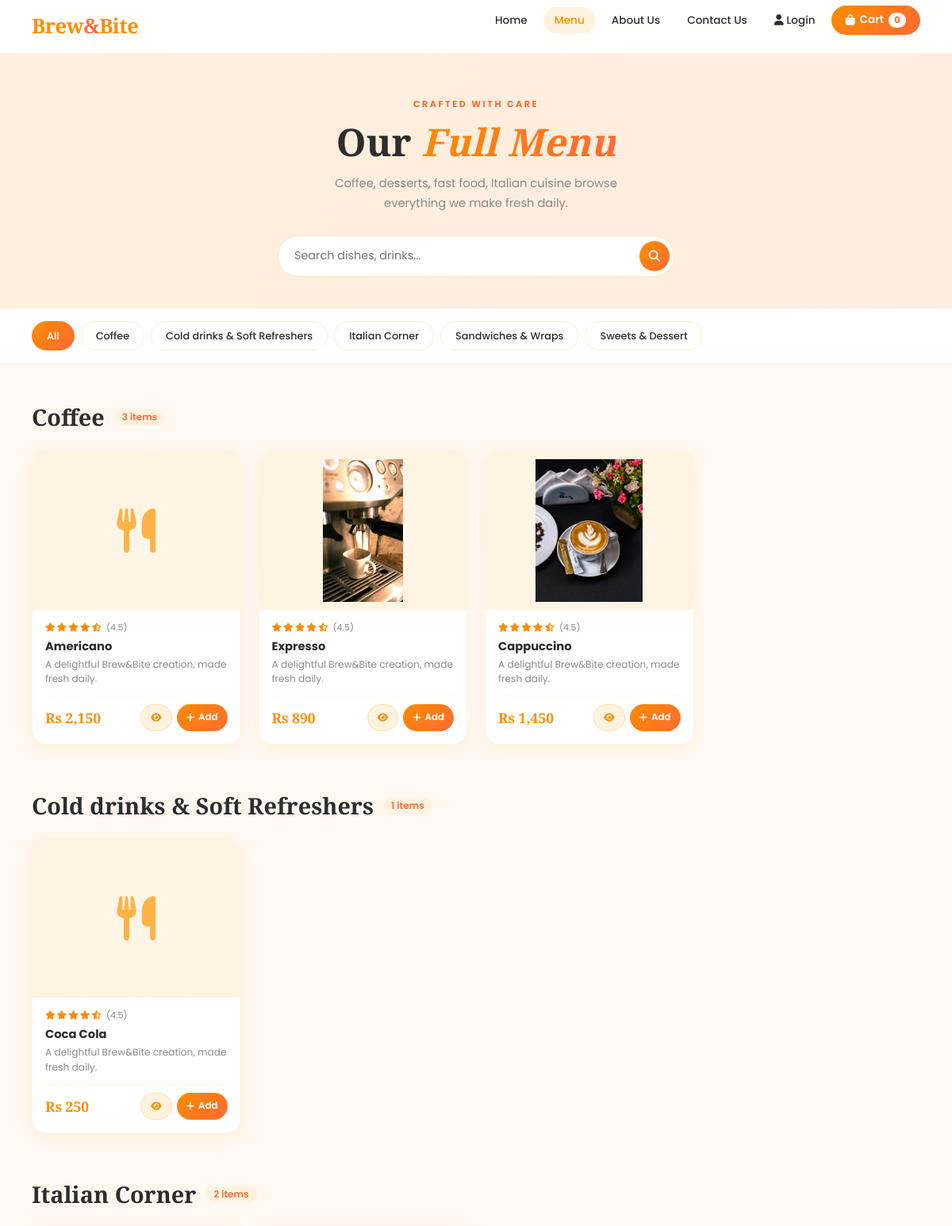
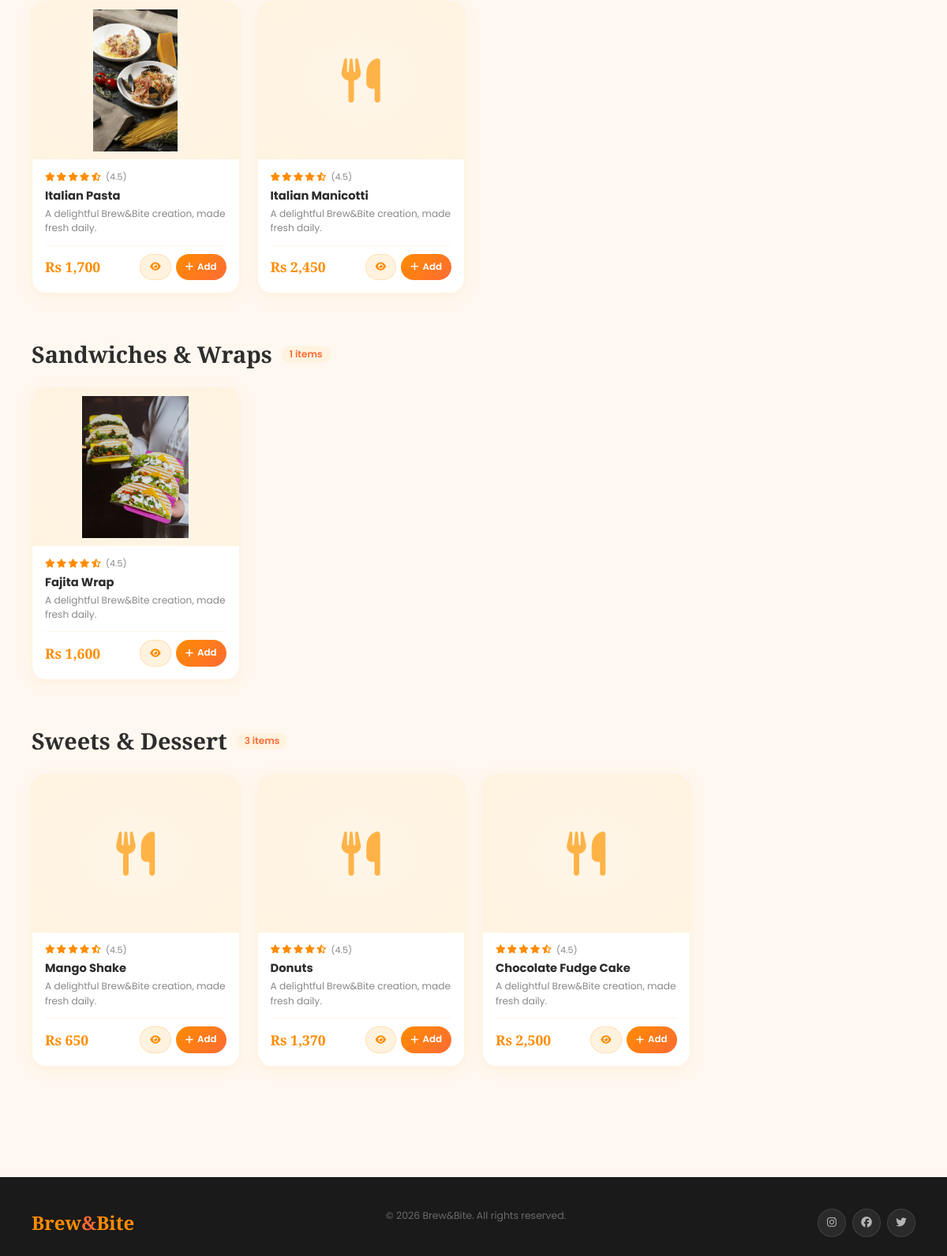
Page /Menu.php on the committed database (2 pictures, top to bottom).
### tables this page shows
CREATE TABLE `products` (
  `id` int(11) NOT NULL,
  `item_name` varchar(255) NOT NULL,
  `price` decimal(10,2) NOT NULL,
  `category` varchar(100) NOT NULL,
  `status` varchar(50) NOT NULL,
  `stock` int(11) NOT NULL,
  `image` varchar(255) NOT NULL
);

### Menu.php (the view, shortened to what this page needs)
<?php
include('connection.php');
$cart_count = array_sum($_SESSION['cart'] ?? []);
$categories = [];
$cat_result = mysqli_query($conn, "SELECT DISTINCT category FROM products WHERE status='available' ORDER BY category");
while ($cat = mysqli_fetch_assoc($cat_result)) {
    $categories[] = $cat['category'];
}
$search = isset($_GET['search']) ? trim($_GET['search']) : '';
$active_cat = isset($_GET['category']) ? trim($_GET['category']) : '';
?>
<!DOCTYPE html>
<html lang="en">
<head>
    <link href="https://cdn.jsdelivr.net/npm/bootstrap@5.3.0/dist/css/bootstrap.min.css" rel="stylesheet">
    <link rel="stylesheet" href="https://cdnjs.cloudflare.com/ajax/libs/font-awesome/6.5.0/css/all.min.css">
</head>
<body>
<nav class="navbar-bb" id="mainNav">
    <a class="nav-brand" href="index.php">Brew<span>&</span>Bite</a>
    <ul class="nav-links" id="navLinks">
        <li><a href="index.php">Home</a></li>
        <li><a href="Menu.php" class="active">Menu</a></li>
        <li><a href="AboutUs.php">About Us</a></li>
        <li><a href="ContactUs.php">Contact Us</a></li>
        <?php if(isset($_SESSION['user_id'])): ?>
            <li><a href="Dashboard.php"><i class="fas fa-user-circle"></i> <?php echo htmlspecialchars($_SESSION['user_name']); ?></a></li>
            <li><a href="logout.php"><i class="fas fa-sign-out-alt"></i> Logout</a></li>
        <?php else: ?>
            <li><a href="Login.php"><i class="fas fa-user"></i> Login</a></li>
        <?php endif; ?>
        <li>
            <a href="Cart.php" class="cart-link">
                <i class="fas fa-shopping-bag"></i>
                Cart <span class="cart-badge"><?php echo $cart_count; ?></span>
            </a>
        </li>
    </ul>
</nav>
<div class="menu-header">
    <span class="eyebrow">Crafted with care</span>
    <h1>Our <em>Full Menu</em></h1>
    <p>Coffee, desserts, fast food, Italian cuisine browse everything we make fresh daily.</p>
    <div class="search-wrap">
        <form method="GET" action="Menu.php">
            <input type="text" name="search" placeholder="Search dishes, drinks..." value="<?php echo htmlspecialchars($search); ?>">
            <button type="submit" aria-label="Search"><i class="fas fa-search"></i></button>
        </form>
    </div>
</div>
<div class="filter-bar">
    <div class="filter-inner">
        <a href="Menu.php" class="filter-btn <?php echo $active_cat === '' && $search === '' ? 'active' : ''; ?>">All</a>
        <?php foreach($categories as $cat): ?>
            <a href="Menu.php?category=<?php echo urlencode($cat); ?>"
               class="filter-btn <?php echo $active_cat === $cat ? 'active' : ''; ?>">
                <?php echo htmlspecialchars($cat); ?>
            </a>
        <?php endforeach; ?>
    </div>
</div>
<div class="menu-body">
<?php
if ($search !== '') {
    $like = '%' . mysqli_real_escape_string($conn, $search) . '%';
    $result = mysqli_query($conn,
        "SELECT * FROM products WHERE status='available'
         AND (item_name LIKE '$like' OR category LIKE '$like')
         ORDER BY category, id DESC"
    );
    $search_results = [];
    if ($result) {
        while ($row = mysqli_fetch_assoc($result)) $search_results[] = $row;
    }
    if (empty($search_results)) {
        echo '<div class="no-results">
            <i class="fas fa-search-minus"></i>
            <h3>No results for "' . htmlspecialchars($search) . '"</h3>
            <p>Try a different keyword or browse by category.</p>
        </div>';
    } else {
        echo '<div class="cat-section reveal">';
        echo '<h2 class="cat-title">Search Results <span class="cat-count">' . count($search_results) . ' items</span></h2>';
        echo '<div class="product-grid">';
        foreach ($search_results as $row) render_product_card($row);
        echo '</div></div>';
        $found_anything = true;
    }
} else {
    $cats_to_show = $active_cat !== '' ? [$active_cat] : $categories;
    foreach ($cats_to_show as $catName) {
        $safe = mysqli_real_escape_string($conn, $catName);
        $products = mysqli_query($conn,
            "SELECT * FROM products WHERE category='$safe' AND status='available' ORDER BY id DESC"
        );
        $rows = [];
        if ($products) {
            while ($r = mysqli_fetch_assoc($products)) $rows[] = $r;
        }
        echo '<div class="cat-section reveal">';
        echo '<h2 class="cat-title">' . htmlspecialchars($catName) . ' <span class="cat-count">' . count($rows) . ' items</span></h2>';
        echo '<div class="product-grid">';
        foreach ($rows as $row) render_product_card($row);
        echo '</div></div>';
    }
}
function render_product_card($row) {
    $name  = htmlspecialchars($row['item_name']);
    $price = number_format($row['price']);
    $id    = (int)$row['id'];
    $image = htmlspecialchars($row['image']);
    $desc  = (isset($row['description']) && $row['description'] !== '')
        ? htmlspecialchars($row['description'])
        : 'A delightful Brew&amp;Bite creation, made fresh daily.';
    echo '
    <div class="product-card">
        <div class="product-card-img">
            <img src="images/' . $image . '" alt="' . $name . '" loading="lazy"
                 onerror="this.style.display=\'none\'; this.nextElementSibling.style.display=\'flex\';">
            <div class="img-placeholder" style="display:none;"><i class="fas fa-utensils"></i></div>
        </div>
        <div class="product-body">
            <div class="product-stars">
                <i class="fas fa-star"></i><i class="fas fa-star"></i><i class="fas fa-star"></i>
                <i class="fas fa-star"></i><i class="fas fa-star-half-alt"></i>
                <span>(4.5)</span>
            </div>
            <div class="product-name">' . $name . '</div>
            <div class="product-desc">' . $desc . '</div>
            <div class="product-footer">
                <div class="product-price">Rs ' . $price . '</div>
                <div class="btn-group-card">
                    <a href="product_details.php?id=' . $id . '" class="view-btn"><i class="fas fa-eye"></i></a>
                    <a href="add_to_cart.php?id=' . $id . '" class="cart-btn"><i class="fas fa-plus"></i> Add</a>
                </div>
            </div>
        </div>
    </div>';
}
?>
</div>
<footer>
    <div class="footer-bottom-simple">
        <span class="footer-brand">Brew<span>&</span>Bite</span>
        <p>&copy; 2026 Brew&amp;Bite. All rights reserved.</p>
        <div class="footer-socials">
            <a href="#" class="social-link"><i class="fab fa-instagram"></i></a>
            <a href="#" class="social-link"><i class="fab fa-facebook"></i></a>
            <a href="#" class="social-link"><i class="fab fa-twitter"></i></a>
        </div>
    </div>
</footer>
</body>
</html>

### rows in the picture
products: item_name "Americano", price "2,150"
products: image (picture), item_name "Expresso", price "890"
products: image (picture), item_name "Cappuccino", price "1,450"
products: item_name "Coca Cola", price "250"
products: image (picture), item_name "Italian Pasta", price "1,700"
products: item_name "Italian Manicotti", price "2,450"
products: image (picture), item_name "Fajita Wrap", price "1,600"
products: item_name "Mango Shake", price "650"
products: item_name "Donuts", price "1,370"
products: item_name "Chocolate Fudge Cake", price "2,500"

### other values in the picture
$cart_count "0"
$cat "Coffee"
$cat "Cold drinks & Soft Refreshers"
$cat "Italian Corner"
$cat "Sandwiches & Wraps"
$cat "Sweets & Dessert"
$catName "Coffee"
count($rows) "3"
$catName "Cold drinks & Soft Refreshers"
count($rows) "1"
$catName "Italian Corner"
count($rows) "2"
$catName "Sandwiches & Wraps"
$catName "Sweets & Dessert"
